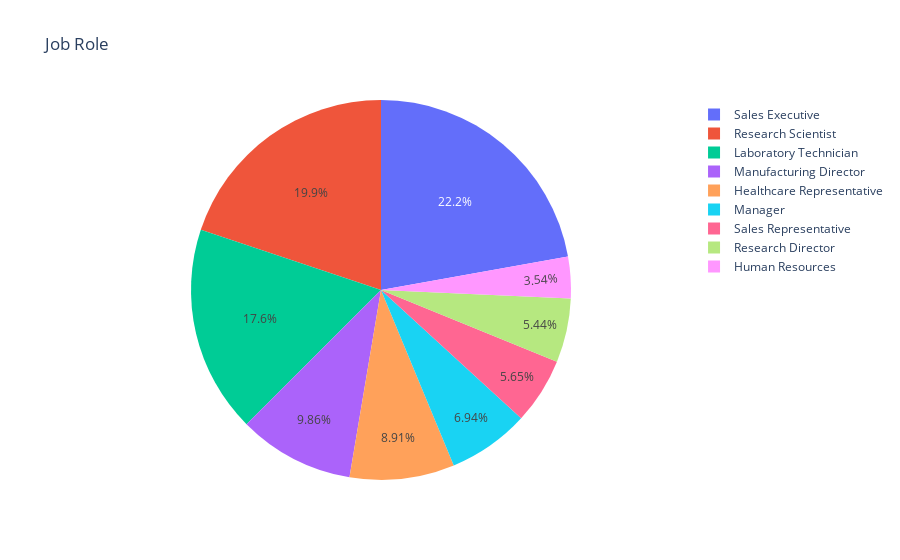

The notebook cell saved with this chart:
### Code cell
px.pie(df, names='JobRole', title='Job Role')

### Figure 1 — Plotly figure (JSON) as saved in the notebook; plotly's stock layout.template omitted (floating-point values rounded to 4 significant figures; data arrays with more than 128 entries replaced by an {"elided": "..."} marker saying what was removed)
{"data": [{"domain": {"x": [0, 1], "y": [0, 1]}, "hovertemplate": "JobRole=%{label}<extra></extra>", "labels": {"elided": "1470 str values"}, "legendgroup": "", "name": "", "showlegend": true, "type": "pie"}], "layout": {"legend": {"tracegroupgap": 0}, "title": {"text": "Job Role"}}}
